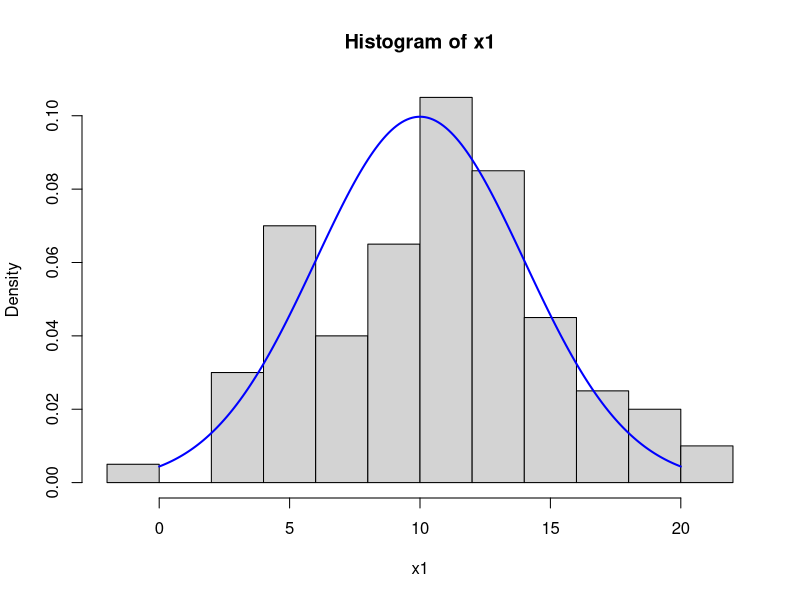
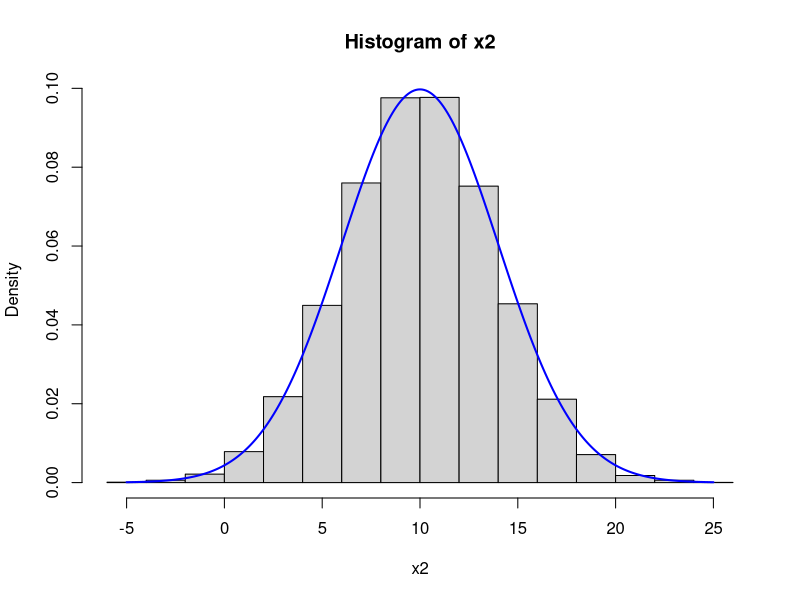
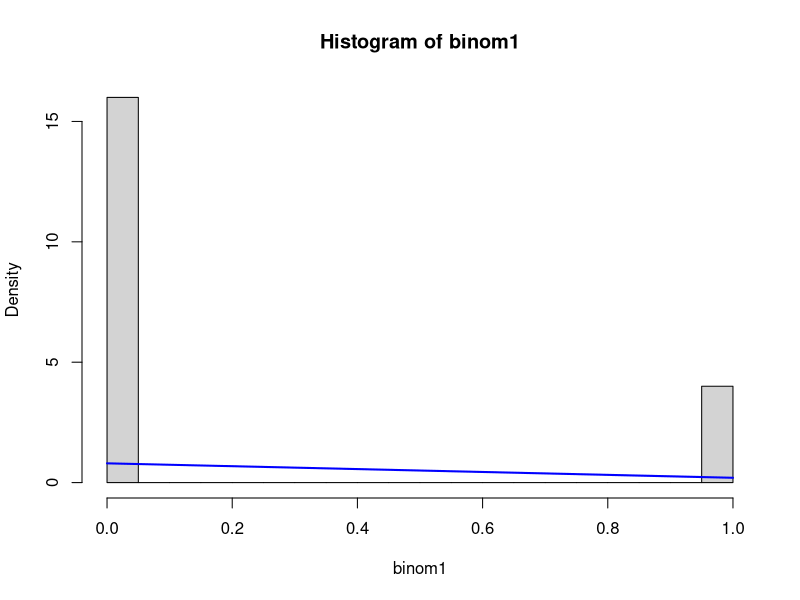
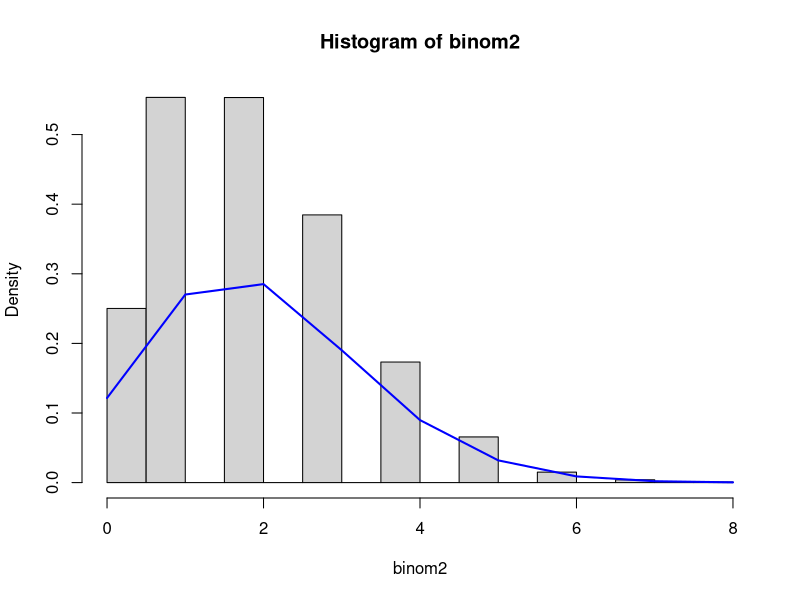
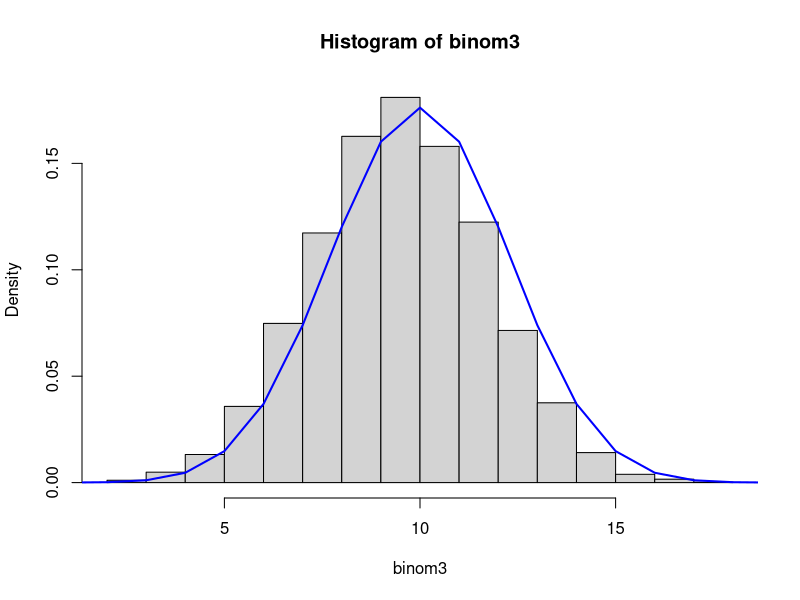
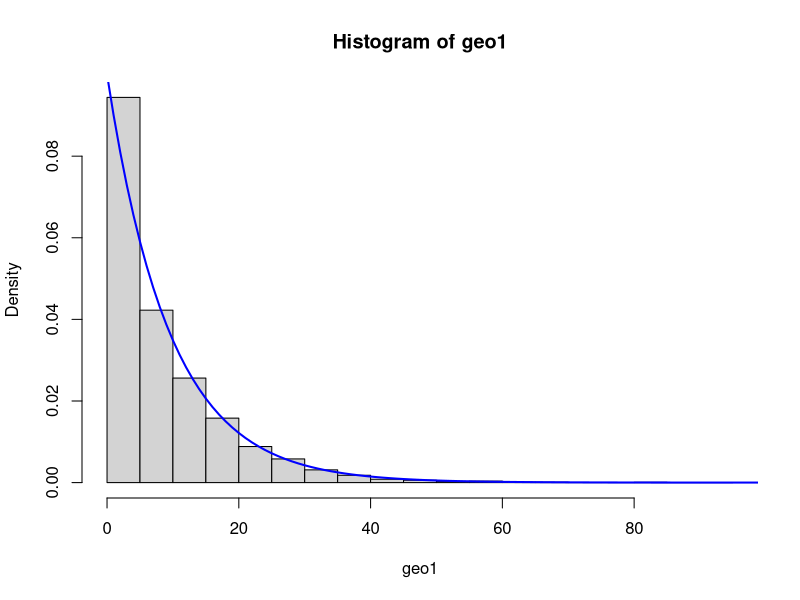
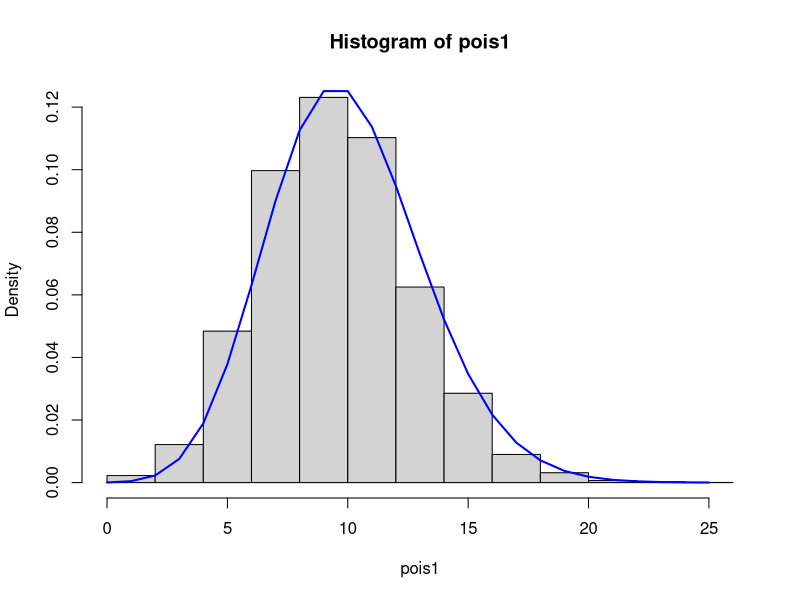
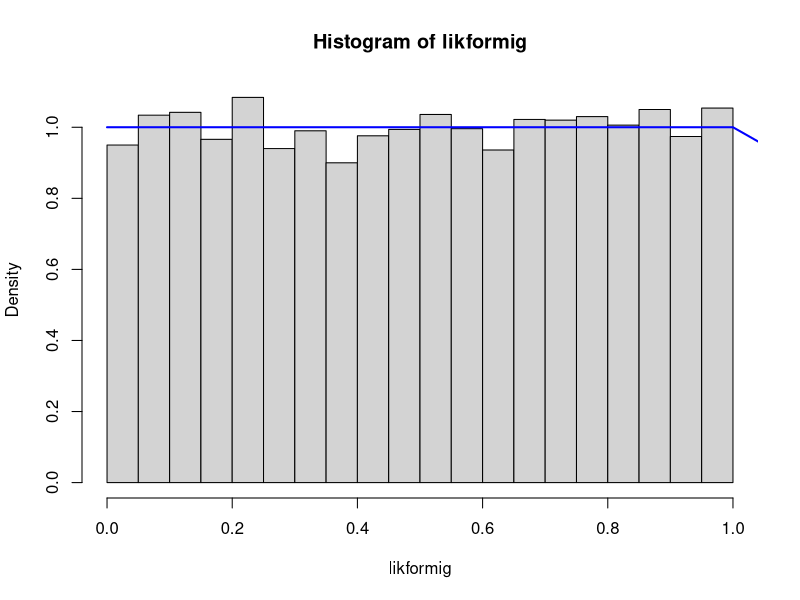

Generate these figures, in order, with R:
#Uppgift 3.1.1
#(1)

x1 <- rnorm(100, mean = 10, sd = 4)
x2 <- rnorm(10000, mean = 10, sd = 4)

hist(x1, probability = TRUE) 
xfit <- seq(0, 20, 0.1) 
yfit <- dnorm(xfit, mean = 10, sd = 4) 
lines(xfit, yfit, col="blue", lwd=2) 

hist(x2, probability = TRUE) 
xfit <- seq(-5, 25, 0.1) 
yfit <- dnorm(xfit, mean = 10, sd = 4) 
lines(xfit, yfit, col="blue", lwd=2) 


##Uppgift 3.1.2

binom1 <- rbinom(10000,size=1, prob = 0.2 )
hist(binom1, probability = TRUE)
xfit <- seq(0, 1, 1) 
yfit <- dbinom(xfit, size=1, prob = 0.2 )
lines(xfit, yfit, col="blue", lwd=2) 

binom2 <- rbinom(10000,size=20, prob = 0.1 )
hist(binom2, probability = TRUE)
xfit <- seq(0, 8, 1) 
yfit <- dbinom(xfit, size=20, prob = 0.1 )
lines(xfit, yfit, col="blue", lwd=2) 

binom3 <- rbinom(10000,size=20, prob = 0.5 )
hist(binom3, probability = TRUE)
xfit <- seq(0, 20, 1) 
yfit <- dbinom(xfit, size=20, prob = 0.5 )
lines(xfit, yfit, col="blue", lwd=2) 

geo1 <- rgeom(10000, 0.1)
hist(geo1, probability = TRUE)
xfit <- seq(0, 120, 1) 
yfit <- dgeom(xfit, 0.1)
lines(xfit, yfit, col="blue", lwd=2) 

pois1 <- rpois(10000, 10)
hist(pois1, probability = TRUE)
xfit <- seq(0, 25, 1) 
yfit <- dpois(xfit, 10 )
lines(xfit, yfit, col="blue", lwd=2) 

likformig <- runif(10000, 0, 1)
hist(likformig, probability = TRUE)
xfit <- seq(0, 20, 1) 
yfit <- dunif(xfit, 0,1)
lines(xfit, yfit, col="blue", lwd=2) 

exp1 <- rexp(10000, 3)
hist(exp1, probability = TRUE)
xfit <- seq(0, 5, 1) 
yfit <- dexp(xfit, 3)
lines(xfit, yfit, col="blue", lwd=2) 

gamma1 <- rgamma(10000, 2, 1)
hist(gamma1, probability = TRUE)
xfit <- seq(0, 20, 1) 
yfit <- dgamma(xfit, 2,1)
lines(xfit, yfit, col="blue", lwd=2) 

student <- rt(10000, 3)
hist(student, probability = TRUE)
xfit <- seq(-20, 20, 1) 
yfit <- dt(xfit, 3 )
lines(xfit, yfit, col="blue", lwd=2) 

beta1 <- rbeta(10000, 0.1, 0.1)
hist(beta1, probability = TRUE)
xfit <- seq(0, 1, 0.01) 
yfit <- dbeta(xfit, 0.1, 0.1)
lines(xfit, yfit, col="blue", lwd=2) 

beta1 <- rbeta(10000, 1, 1)
hist(beta1, probability = TRUE)
xfit <- seq(0, 1, 0.01) 
yfit <- dbeta(xfit, 1, 1)
lines(xfit, yfit, col="blue", lwd=2) 

beta1 <- rbeta(10000, 10, 5)
hist(beta1, probability = TRUE)
xfit <- seq(0, 1, 0.01) 
yfit <- dbeta(xfit, 10, 5)
lines(xfit, yfit, col="blue", lwd=2) 

#Uppgift 3.1.3

binom1 <- rbinom(1000, size = 10000, prob = 0.001 )
hist(binom1, probability = TRUE)
xfit <- seq(0, 20, 1) 
yfit <- dbinom(xfit, 10000, 0.001)
lines(xfit, yfit, col="blue", lwd=2) 

#^ Represents V

pois1 <- rpois(10000, 10)
hist(pois1, probability = TRUE)
xfit <- seq(0, 25, 1) 
yfit <- dpois(xfit, 10)
lines(xfit, yfit, col="blue", lwd=2) 

#-------

student <- rt(1000, 10000)
hist(student, probability = TRUE)
xfit <- seq(-5, 5, 1) 
yfit <- dt(xfit, 10000)
lines(xfit, yfit, col="blue", lwd=2) 


#^ Represents V

normal <- rnorm(1000, 0, 1)
hist(normal, probability = TRUE)
xfit <- seq(-5, 5, 1) 
yfit <- dnorm(xfit, 0, 1)
lines(xfit, yfit, col="blue", lwd=2) 


#Uppgift 3.1.4

binom <- rbinom(10000, 10, 0.1)
sum(binom==0)

#X<0
#CDF
norm <- pnorm(0,0,1, TRUE)
norm

#Test
norm <- rnorm(10000,0,1)
sum(norm<0)/10000


#-1<X<1
#CDF
normleft <- pnorm(-1,0,1, TRUE)
normright  <- pnorm(1,0,1, TRUE)
normright - normleft

#Test
norm <- rnorm(10000,0,1)
(sum(norm<1)-sum(norm< -1))/10000


#1.96 < X
#CDF
norm  <- pnorm(1.96,0,1, TRUE)
norm

#Test
norm <- rnorm(10000,0,1)
sum(norm<1.96)/10000


#0 < Y < 10 
#CDF
binomleft <- pbinom(0,10,0.1) 
binomright <- pbinom(9,10,0.1)
binomright - binomleft

#Test
binom <- rbinom(10000,10,0.1) 
(sum(binom<10)-sum(binom==0))/10000

#Y=0
#CDF
binomleft <- pbinom(0,10,0.1) 
binomleft

#Test
binom <- rbinom(10000,10,0.1) 
sum(binom==0)/10000


#0 =< Y =< 10
#CDF
binomright <- pbinom(10,10,0.1)
binomright

#Test
binom <- rbinom(10000,10,0.1) 
(sum(binom<=10)-sum(binom<0))/10000


#3.1.5
#1
#Första Systemet
binom <- rbinom(10000,337,0.1)
sum(binom)/10000

#Nya Systemet
unif <- runif(10000,0.02,0.16)
binom <- rbinom(10000,337,unif)
sum(binom)/10000

#2
#Första Systemet
binomOld <- rbinom(10000,337,0.1)
#Nya Systemet
unif <- runif(10000,0.02,0.16)
binomNew <- rbinom(10000,337,unif)
sum(binomOld<binomNew)/10000

#3
#Första Systemet
binom <- rbinom(10000,337,0.1)
sum(binom>50)/10000

#Nya Systemet
unif <- runif(10000,0.02,0.16)
binom <- rbinom(10000,337,unif)
sum(binom>50)/10000


#3.2.1
#1 E(X) = 2 | E(Y) = 1
#2
seq <- c()
for(j in 1:3){
    for(i in 1:10){
        seq <- c(seq, i*10^j) 
    }
}
meansX <- c()
meansY <- c()
for (n in seq){
    binom <- rbinom(n,10,0.2)
    meansX <- c(meansX, mean(binom))
    gamma <- rgamma(n,2,2)
    meansY <- c(meansY, mean(gamma))
}
plot(seq,meansX,type="l")
plot(seq,meansY, type="l")

